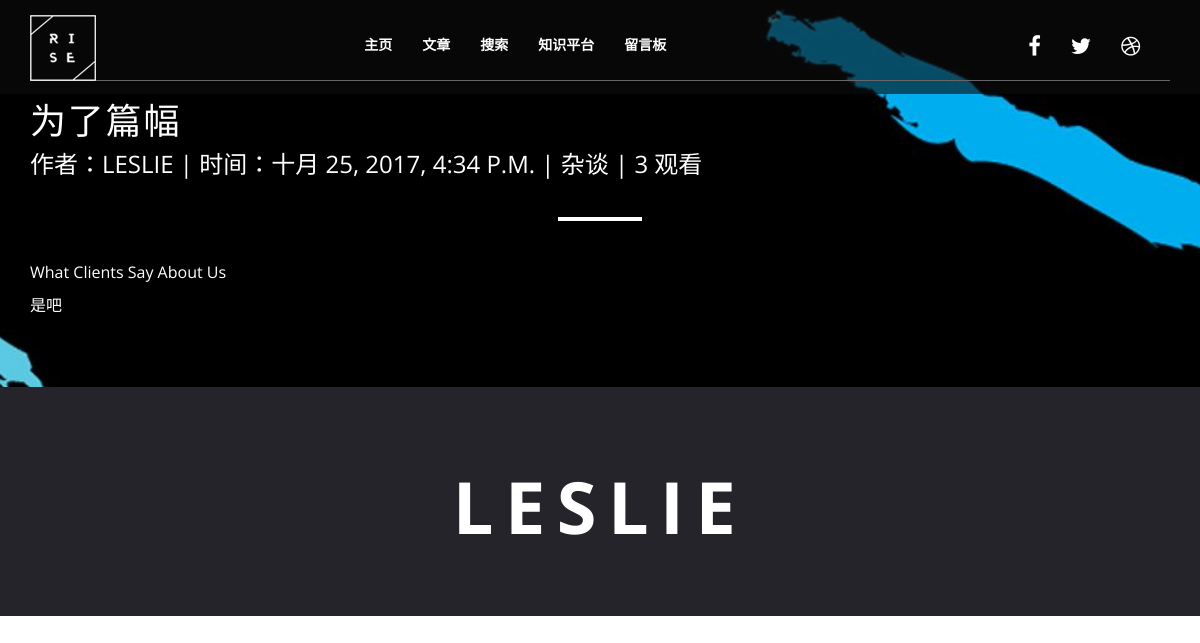
Page /post/6/ on the committed database.
### blog/models.py (models this page shows, shortened)
class Post(models.Model):
    title = models.CharField(max_length=70)
    body = models.TextField()
    created_time = models.DateTimeField()
    modified_time = models.DateTimeField()
    views = models.PositiveIntegerField(default=0)
    category = models.ForeignKey(Category)
    author = models.ForeignKey(User)
    class Meta:
        ordering = ['-created_time']
    def increase_views(self):
        self.views += 1
        self.save(update_fields=['views'])

class Category(models.Model):
    name = models.CharField(max_length=100)
    def __str__(self):
        return self.name

### blog/views.py (the view)
# urls.py: url(r'^post/(?P<pk>[0-9]+)/$', views.PostDetailView.as_view(), name='detail'),
class PostDetailView(DetailView):
    model = Post
    template_name = 'blog/detail.html'
    context_object_name = 'post'
    def get(self, request, *args, **kwargs):
        response = super(PostDetailView, self).get(request, *args, **kwargs)
        self.object.increase_views()
        return response

### blog/templates/blog/detail.html
{% extends 'base.html' %}
{% block page_content %}
<section id="testimonialss">
        <div class="container">
            <hr class="Light-sep">
            <h2 style="">{{ post.title }}</h2>
            <h4>作者：{{ post.author }} | 时间：{{ post.created_time }} | {{ post.category }} | {{ post.views}} 观看</h4>
            <hr class="light-sep">
            <p>What Clients Say About Us</p>
                <div>
                    {{ post.body|safe|linebreaks }}
                </div>
        </div>
</section>
{% endblock %}

### myblog/static/blog/css/main.css (style rules this page uses)
body { font-family: 'Open Sans', sans-serif; font-size: 16px; color: #0d0d0d; overflow-x: hidden; }
.light-sep { max-width: 80px; border: 2px solid #fff; margin-top: 40px; margin-bottom: 40px; }
h2 { font-size: 36px; color: #000; font-weight: 400; letter-spacing: 0.05em; }
h4 { font-size: 24px; color: #000; font-weight: 400; }
p { font-size: 16px; color: #000; font-weight: 400; }
#testimonialss { background-image: url("../img/testimonials/2.jpg"); -moz-background-size: cover; -o-background-size: cover; -webkit-background-size: cover; background-size: cover; background-position: center; background-repeat: no-repeat; background-attachment: fixed; padding: 60px 0; }
#testimonialss h2 { text-transform: uppercase; color: #fff; }
#testimonialss h4 { text-transform: uppercase; color: #fff; }
#testimonialss p { color: #fff; }

### rows in the picture
Post: title "为了篇幅", author "LESLIE", created_time "十月 25, 2017, 4:34 P.M.", category "杂谈", views "3", body "是吧"
